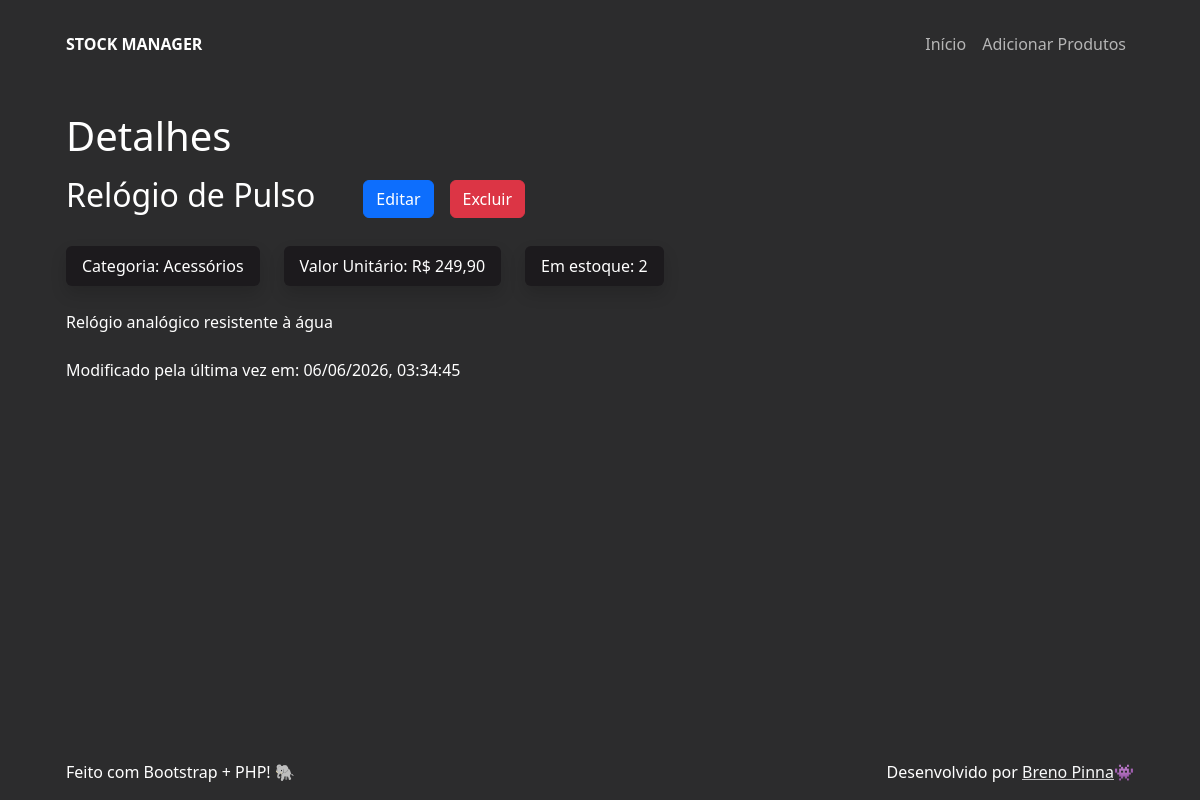
Page /details?id=4 on the committed database.
### tables this page shows
CREATE TABLE products (
  id int NOT NULL AUTO_INCREMENT,
  name varchar(255) NOT NULL,
  quantity int NOT NULL,
  category varchar(255) NOT NULL,
  price decimal(10, 2) NOT NULL,
  description varchar(1000) NOT NULL,
  created_at timestamp DEFAULT CURRENT_TIMESTAMP,
  modified_at timestamp DEFAULT CURRENT_TIMESTAMP ON UPDATE CURRENT_TIMESTAMP,
  PRIMARY KEY (id)
);

### src/data/get_product_details.php (called while the page is built, shortened)
<?php
  function get_product_details(int $id){
    try {
      $con = connect();
      $sql = "SELECT * FROM products WHERE products.id = :id;";
      $stmt = $con->prepare($sql);
      $stmt->execute([
        ":id" => $id
      ]);
      $product_details = $stmt->fetch(PDO::FETCH_ASSOC);
      return $product_details;
    } catch (\Throwable $th) {
      return null;
    }
  }

### src/pages/details.php (the view, shortened to what this page needs)
<?php
  require_once __DIR__ . '/../data/get_product_details.php';
  require_once __DIR__ . '/../components/btn_update.php';
  require_once __DIR__ . '/../components/btn_delete.php';
  require_once __DIR__ . '/../components/tag.php';
  $id = $_GET['id'];
  $product = get_product_details($id);
  $currency_formatter = new NumberFormatter('pt_BR', NumberFormatter::CURRENCY);
  $name = htmlspecialchars($product['name']);
  $category = htmlspecialchars($product['category']);
  $price = numfmt_format_currency($currency_formatter, $product['price'], "BRL");
  $description = htmlspecialchars($product['description']);
  $modified_at = (new DateTime($product['modified_at']))->format("d/m/Y, H:i:s");
  $quantity = $product['quantity'];
  $btn_update = btn_update($id);
  $btn_delete = btn_delete($id, $name);
  $tags = [
    tag("Categoria: " . $category),
    tag("Valor Unitário: " . $price),
    tag("Em estoque: " . $quantity)
  ];
?>
<div class="d-flex align-items-center flex-wrap column-gap-5">
  <h2 class="fw-light"><?= $product['name'] ?></h2>
  <div class="d-flex gap-3">
    <?= $btn_update ?>
    <?= $btn_delete ?>
  </div>
</div>
<div class="d-flex gap-4 mt-4 flex-wrap">
  <?php foreach ($tags as $tag): ?>
    <?= $tag ?>
  <?php endforeach; ?>
</div>
<p class="mt-4"><?= $description ?></p>
<p class="mt-4">Modificado pela última vez em: <?= $modified_at ?></p>

### assets/theme.css (style rules this page uses)
:root { --overwrite-primary-color: #2c2c2d; --overwrite-secondary-color: #1c1a1d; }
.bg-primary { background-color: var(--overwrite-primary-color) !important; }

### rows in the picture
products: name "Relógio de Pulso", description "Relógio analógico resistente à água", modified_at "06/06/2026, 03:34:45"

### other values in the picture
$text "Categoria: Acessórios"
$text "Valor Unitário: R$ 249,90"
$text "Em estoque: 2"
